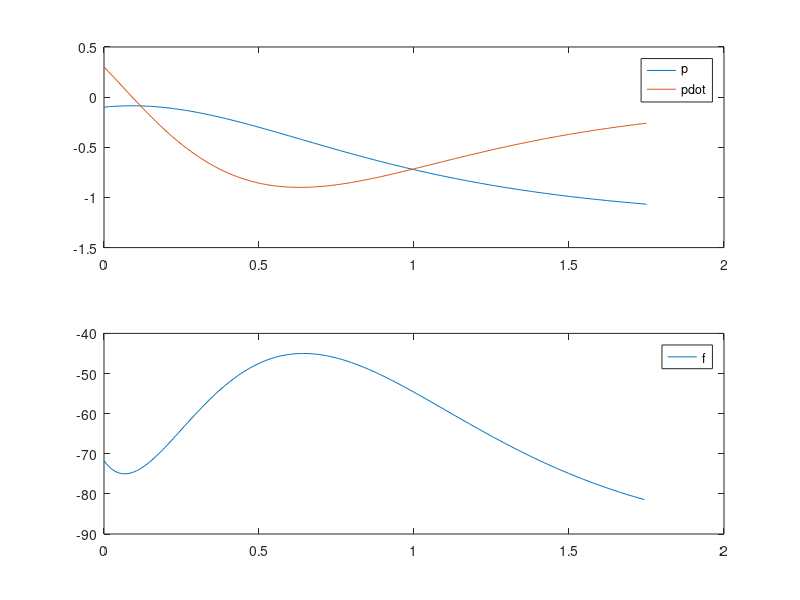

Reproduce this figure in MATLAB.
function startercode235651
[T,X,U,XFORDISPLAY] = RunSimulation;
PlotResults(T,X,U);
p = mat2str(XFORDISPLAY(1),4)
pdot = mat2str(XFORDISPLAY(2),4)
end

function [actuators,data] = initControlSystem(sensors,references,parameters,data)
%%%%%%%%%%%%%%%%%%
% MODIFY
data.A = [0 1; (-100/20)*cos(-0.8) -5/20];
data.B = [0 ; 1/20];
data.C = [0 1];
data.K = acker(data.A,data.B,[-1,-0.5]);
data.L = acker(data.A',data.C',[-5,-2.5])';
data.xhat = [0;0];
%
%%%%%%%%%%%%%%%%%%
[actuators,data] = runControlSystem(sensors,references,parameters,data);
end

function [actuators,data] = runControlSystem(sensors,references,parameters,data)
%%%%%%%%%%%%%%%%%%
% MODIFY
u = -data.K*data.xhat;
y = sensors.pdot;
data.xhat = data.xhat + (data.A*data.xhat + data.B*u - data.L*(data.C*data.xhat - y))*parameters.tStep;
actuators.f = u + 100*sin(-0.8);
%
%%%%%%%%%%%%%%%%%%
end

function [T,X,U,XFORDISPLAY] = RunSimulation
[t,x,tStep,nSteps,nStepsForDisplay] = InitSimulation;
T = t;
X = x;
U = [];
controller.init = @initControlSystem;
controller.run = @runControlSystem;
controller.sensors = GetSensors(t,x);
controller.references = struct;
controller.parameters = struct('tStep',tStep);
controller.data = struct;
[controller.actuators,controller.data] = ...
    controller.init(controller.sensors, ...
                    controller.references, ...
                    controller.parameters, ...
                    controller.data);
for iStep = 1:nSteps
    u = GetInput(controller.actuators);
    [t,x] = ode45(@(t,x) GetXDot(t,x,u),[t t+tStep],x);
    t = t(end);
    x = x (end,:)';
    controller.sensors = GetSensors(t,x);
    [controller.actuators,controller.data] = ...
    controller.run(controller.sensors, ...
                    controller.references, ...
                    controller.parameters, ...
                    controller.data);
    T = [T t];
    X = [X x];
    U = [U u];
    if iStep==nStepsForDisplay
        XFORDISPLAY = x;
    end
end
end

function [t,x,tStep,nSteps,nStepsForDisplay] = InitSimulation
t = 0;
x = [-0.10; 0.30];
tStep = 0.007;
nStepsForDisplay = 25;
nSteps = 250;
end

function u = GetInput(actuators)
u = actuators.f;
end

function sensors = GetSensors(t,x)
sensors.t = t;
sensors.pdot = x(2);
end

function xdot = GetXDot(t,x,u)
xdot = [x(2); (1/20)*(-(5*x(2)+100*sin(x(1)))+u(1))];
end

function PlotResults(T,X,U)
clf;
subplot(2,1,1);
plot(T,X);
legend('p','pdot');
subplot(2,1,2);
plot(T(1:end-1),U);
legend('f');
end